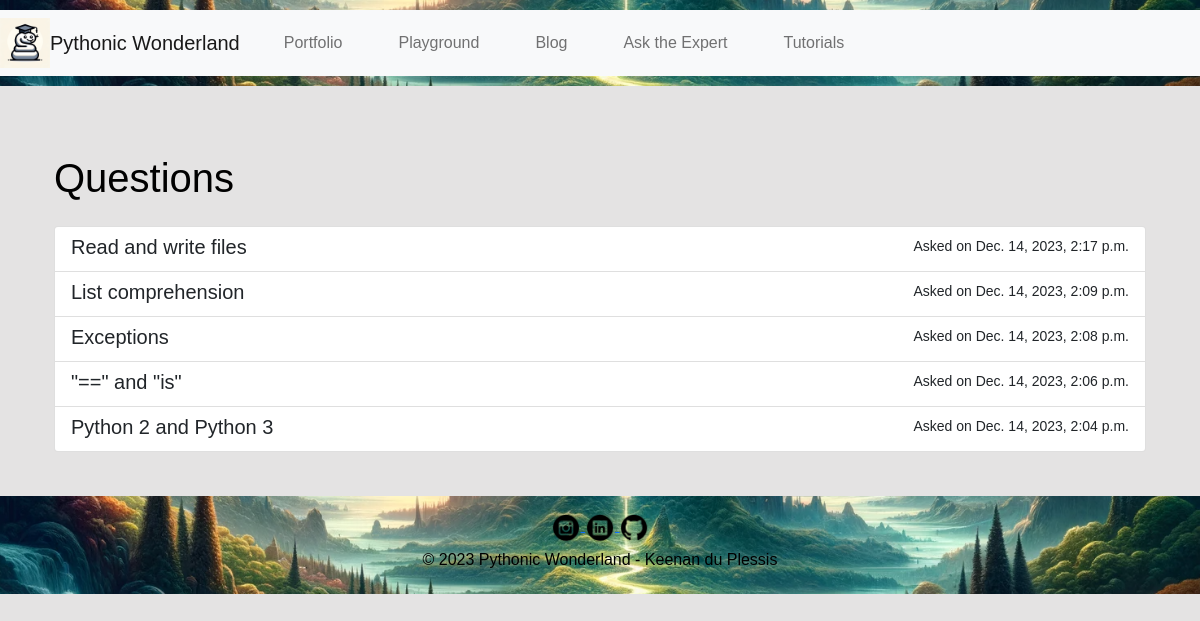
/qna/, run on the app's committed database.
### qna/models.py (models this page shows, shortened)
class Question(models.Model):
    title = models.CharField(max_length=200)
    text = models.TextField()
    code_snippet = models.TextField(blank=True, null=True)
    created_date = models.DateTimeField(default=timezone.now)

### qna/views.py (the view)
# urls.py: path('', views.qna_list, name='qna_list'),
def qna_list(request):
    questions = Question.objects.all().order_by('-created_date')
    return render(request, 'qna/qna_list.html', {'questions': questions})

### qna/templates/qna/qna_list.html (shortened to what this page needs)
{% extends 'base.html' %}
{% block content %}
  <div class="container mt-4">
    <h1 class="mb-4">Questions</h1>
    <div class="list-group">
      {% for question in questions %}
        <a href="{% url 'qna_detail' pk=question.pk %}" class="list-group-item list-group-item-action flex-column align-items-start">
          <div class="d-flex w-100 justify-content-between">
            <h5 class="mb-1">{{ question.title }}</h5>
            <small>Asked on {{ question.created_date }}</small>
          </div>
        </a>
      {% endfor %}
    </div>
  </div>
{% endblock %}

### portfolio/templates/base.html (shortened to what this page needs)
{% load static %}
<!DOCTYPE html>
<html lang="en">
<head>
    <link href="https://cdn.jsdelivr.net/npm/bootstrap@5.0.2/dist/css/bootstrap.min.css" rel="stylesheet">
    <link rel="stylesheet" href="{% static 'css/style.css' %}">
    <link rel="stylesheet" href="https://cdnjs.cloudflare.com/ajax/libs/font-awesome/5.15.3/css/all.min.css">
</head>
<body>
    <header>
        <nav class="navbar navbar-expand-lg navbar-light bg-light">
            <img src="{% static 'images/cute_python.png' %}" alt="Logo" style="width: 50px; height: 50px;">
            <a class="navbar-brand" href="#">Pythonic Wonderland</a>
            <div class="collapse navbar-collapse" id="navbarNav">
                <ul class="navbar-nav">
                    <li class="nav-item"><a class="nav-link" href="{% url 'portfolio' %}">Portfolio</a></li>
                    <li class="nav-item"><a class="nav-link" href="{% url 'playground' %}">Playground</a></li>
                    <li class="nav-item"><a class="nav-link" href="{% url 'post_list' %}">Blog</a></li>
                    <li class="nav-item"><a class="nav-link" href="{% url 'qna_list' %}">Ask the Expert</a></li>
                    <li class="nav-item"><a class="nav-link" href="{% url 'tutorial_list' %}">Tutorials</a></li>
                </ul>
            </div>
        </nav>
    </header>
    <main class="container my-4">
        {% block content %}
        {% endblock %}
    </main>
    <footer class="bg-dark text-center py-3">
        <a href="https://www.instagram.com/codecraftedlife/" target="_blank">
            <img src="{% static 'images/instagram.png' %}" alt="Instagram Icon" style="width: 30px; height: 30px;">
        </a>
        <a href="https://www.linkedin.com/in/keenan-du-plessis-4a5338b0/" target="_blank">
            <img src="{% static 'images/linkedin.png' %}" alt="linkedin Icon" style="width: 30px; height: 30px;">
        </a>
        <a href="https://github.com/Keeks87" target="_blank">
            <img src="{% static 'images/github.png' %}" alt="GitHub Icon" style="width: 30px; height: 30px;">
        </a>
        <p>© 2023 Pythonic Wonderland - Keenan du Plessis</p>
    </footer>
</body>
</html>

### portfolio/static/css/style.css (style rules this page uses)
body { font-family: Arial, sans-serif; line-height: 1.6; margin: 0; padding: 0; background: #e4e3e3; color: #000000; }
header { background: #bbbbbb; background: url(../images/header_background.png) no-repeat center center/cover; color: #000000; padding: 10px 0; text-align: center; }
header nav ul { padding: 0; list-style: none; }
header nav ul li { display: inline; margin: 0 20px; }
header nav ul li a { color: #000000; text-decoration: none; }
main { padding: 20px; }
footer { text-align: center; padding: 20px 0; background: #e4e3e3; background: url(../images/header_background.png) no-repeat center center/cover; color: #000000; }
footer p { margin: 5px; color: #000; }

### data on the page
Question: title "Read and write files", created_date "Dec. 14, 2023, 2:17 p.m."
Question: title "List comprehension", created_date "Dec. 14, 2023, 2:09 p.m."
Question: title "Exceptions", created_date "Dec. 14, 2023, 2:08 p.m."
Question: title "\"==\" and \"is\"", created_date "Dec. 14, 2023, 2:06 p.m."
Question: title "Python 2 and Python 3", created_date "Dec. 14, 2023, 2:04 p.m."
